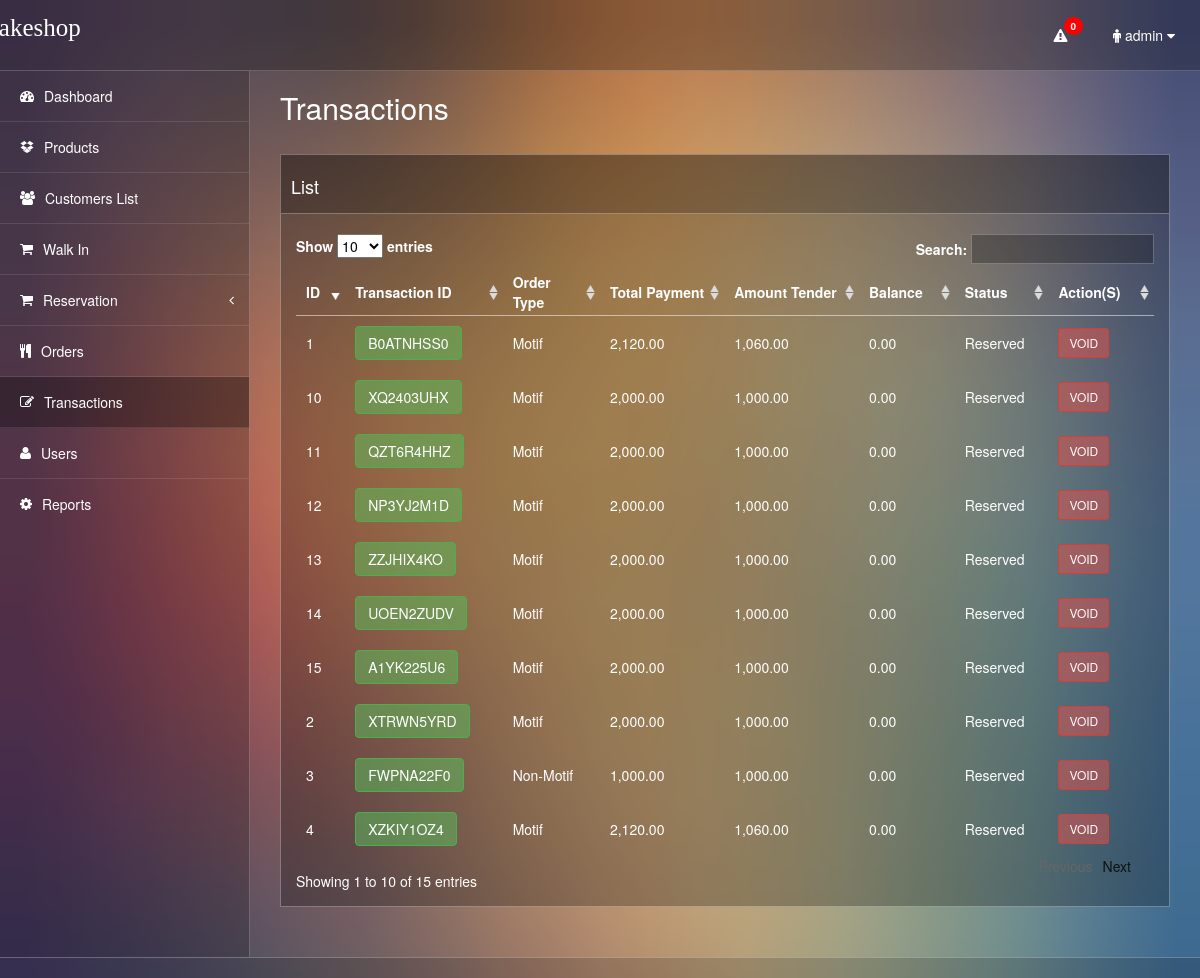
Page /transactions.php (signed in) on the committed database.
### tables this page shows
CREATE TABLE `tbl_transactions` (
  `id` int(11) NOT NULL,
  `transaction_id` varchar(30) NOT NULL,
  `customer_name` varchar(40) NOT NULL,
  `user_name` varchar(30) NOT NULL,
  `order_type` varchar(30) NOT NULL,
  `claimdate` date NOT NULL,
  `date_trans` date NOT NULL,
  `total_payment` float(15,2) NOT NULL,
  `balance` float(15,2) NOT NULL,
  `amount_tender` float(15,2) NOT NULL,
  `status` varchar(30) NOT NULL,
  `time1` timestamp NOT NULL DEFAULT CURRENT_TIMESTAMP ON UPDATE CURRENT_TIMESTAMP
);

### transactions.php (the view, shortened to what this page needs)
<?php
include 'connection.php';
?>
<!DOCTYPE html>
<html>
<head>
<link href="css/bootstrap.css" rel="stylesheet" media="screen">
<link href="css/thin-admin.css" rel="stylesheet" media="screen">
<link href="css/font-awesome.css" rel="stylesheet" media="screen">
<link href="style/style.css" rel="stylesheet">
<link href="style/dashboard.css" rel="stylesheet">
<link href="font-awesome-4.0.3/css/font-awesome.min.css" rel="stylesheet" media="screen">
<link href="css/demo_page.css" rel="stylesheet">
<link href="css/demo_table.css" rel="stylesheet">
</head>
<body>
<?php
  include 'header.php';
?>
<div class="wrapper">
  <div class="left-nav">
     <div id="side-nav">
 <?php
          switch ($_SESSION['type'])
          {
            case 'default':
              include 'admin.php';
              break;
          }
      ?>
    </div>
  </div>
  <div class="page-content">
    <div class="content container">
      <div class="row">
        <div class="col-lg-12">
          <h2 class="page-title">Transactions</h2>
        </div>
      </div>
      <div class="row">
        <div class="col-lg-12">
          <div class="widget">
            <div class="widget-header">
            <h3>List</h3>
            </div>
            <div class="widget-content">
<div class="example_alt_pagination">
      <div id="container">
  <div id="demo">
    <table cellpadding="0" cellspacing="0" border="0" class="display" id="example">
      <thead>
        <tr>
          <th>ID</th>
          <th>Transaction ID</th>
          <th class="hidden-xs">Order Type</th>
          <th class="hidden-xs">Total Payment</th>
          <th>Amount Tender</th>
          <th>Balance</th>
          <th>Status</th>
          <th>Action(S)</th>
          </tr>
        </thead>
      <tbody>
        <?php
        $getcustomers = $dbConn->query("SELECT * FROM tbl_transactions ORDER BY time1 DESC ");
        while ($row = $getcustomers->fetch(PDO::FETCH_ASSOC)) {
        ?>
        <TR>
          <td ><?php echo $row['id'];?></td>
          <td><a href="receipt.php?id=<?php echo $row['transaction_id'];?>" target="_blank" class="btn btn-success"><?php echo $row['transaction_id'];?></a></td>
          <td><?php echo $row['order_type'];?></td>
          <td><?php echo number_format($row['total_payment'],2);?></td>
          <td><?php echo number_format($row['amount_tender'],2);?></td>
          <td><?php echo number_format($row['balance'],2);?></td>
          <td><?php echo $row['status'];?></td>
          <td>
          <?php
          if($_SESSION['type'] == 'admin' || $_SESSION['type'] == 'manager' || $_SESSION['type'] == 'default')
          {
          ?>
          <button class="btn btn-danger btn-sm" data-target="#edit<?php echo $row['id'];?>" data-toggle="modal">VOID</button>
          <?php } else { echo 'NONE';}?></td>
        </TR>
        <?php
      }
        ?>
        </tbody>
  </table>
    </div>
        </div>
    </div>
            </div>
          </div>
        </div>
      </div>
    </div>
  </div>
</div>
<div class="bottom-nav footer">  </div>
<link href="assets/switcher/switcher.css" rel="stylesheet">
<link href="assets/switcher/switcher-defult.css" rel="stylesheet">
<link rel="alternate stylesheet" type="text/css" href="assets/switcher/a.css" title="a" media="all" />
</body>
</html>

### css/thin-admin.css (style rules this page uses)
body { background-color: #54364a; background-size: cover; background-image:url(../images/a.jpg); }
.footer { background-color: rgba(0, 0, 0, 0.15); padding: 10px; color: #fff; }
.left-nav { background-color: rgba(0, 0, 0, 0.20); color: #FFF; display: table-cell; float: none!important; vertical-align:top; }
.page-content { color: #FFF; padding: 20px 30px; display: table-cell; float: none!important; }
.wrapper { display: table; width: 100%; }
.bottom-nav { width: 100%; border-top: 1px solid rgba(255,255,255, 0.25); }
.container { max-width: none !important; padding: 0; }
@media (min-width:320px) { .left-nav { float: none!important; width: 150px; vertical-align:top; } }
@media (min-width:320px) { .page-title { margin: 0px !important; } }
@media (min-width:481px) { .left-nav { float: none!important; width: 150px; vertical-align:top; } }
@media (min-width:481px) { .page-title { margin: 0px !important; } }
@media (min-width:641px) { .left-nav { float: none!important; width: 150px; border-right: 1px solid rgba(255,255,255, 0.2); vertical-align:top; } }
@media (min-width:961px) { .left-nav { float: none!important; width: 250px; vertical-align:top; } }
@media (min-width:1025px) { .left-nav { float: none!important; width: 250px; vertical-align:top; } }
.page-title { margin: -30px 0 0; padding: 0 0 30px; }

### style/style.css (style rules this page uses)
.widget { position: relative; clear: both; padding-bottom: 30px; width: auto; overflow: hidden; }
.widget-header { position: relative; height: 60px; line-height: 40px; background-color: rgba(0, 0, 0, 0.40); border: 1px solid rgba(255,255,255, 0.3); }
.widget-header h3 { position: relative; top: 2px; left: 10px; display: inline-block; margin-right: 3em; font-size: 18px; font-weight: 300; color: #fff; line-height: 18px; }
.widget-content { padding: 20px 15px 15px; background-color: rgba(0, 0, 0, 0.25); border: 1px solid rgba(255,255,255, 0.3); }
.widget-header+.widget-content { border-top: none; -webkit-border-top-left-radius: 0; -webkit-border-top-right-radius: 0; -moz-border-radius-topleft: 0; -moz-border-radius-topright: 0; border-top-left-radius: 0; border-top-right-radius: 0; }
.widget-content:before, .widget-content:after { content: ""; display: table; }
.widget-content:after { clear: both; }
.widget-content { zoom: 1; }

### css/demo_table.css (style rules this page uses)
table.display { margin: 0 auto; clear: both; width: 100%; }
table.display thead th { padding: 3px 18px 3px 10px; border-bottom: 1px solid rgba(255,255,255, 0.3); font-weight: bold; cursor: pointer; * cursor: hand; }
table.display td { padding: 10px; }
.sorting_asc { background: url(../img/sort_desc.png) no-repeat center right; }
.sorting { background: url('../img/sort_both.png') no-repeat center right; }
tr.odd { background-color: rgba(0, 0, 0, 0); }
tr.even { background-color: rgba(0, 0, 0, 0); }
tr.odd td.sorting_1 { background-color: transparent; }
tr.even td.sorting_1 { background-color: transparent; }

### assets/switcher/a.css (style rules this page uses)
body { background-color: #54364a; background-size: cover; background-image:url(../../images/a.jpg); }

### rows in the picture
tbl_transactions: id "3", transaction "FWPNA22F0", order_type "Non-Motif", total_payment "1,000.00", amount_tender "1,000.00", balance "0.00", status "Reserved"
tbl_transactions: id "15", transaction "A1YK225U6", order_type "Motif", total_payment "2,000.00", amount_tender "1,000.00", balance "0.00", status "Reserved"
tbl_transactions: id "14", transaction "UOEN2ZUDV", order_type "Motif", total_payment "2,000.00", amount_tender "1,000.00", balance "0.00", status "Reserved"
tbl_transactions: id "13", transaction "ZZJHIX4KO", order_type "Motif", total_payment "2,000.00", amount_tender "1,000.00", balance "0.00", status "Reserved"
tbl_transactions: id "12", transaction "NP3YJ2M1D", order_type "Motif", total_payment "2,000.00", amount_tender "1,000.00", balance "0.00", status "Reserved"
tbl_transactions: id "11", transaction "QZT6R4HHZ", order_type "Motif", total_payment "2,000.00", amount_tender "1,000.00", balance "0.00", status "Reserved"
tbl_transactions: id "10", transaction "XQ2403UHX", order_type "Motif", total_payment "2,000.00", amount_tender "1,000.00", balance "0.00", status "Reserved"
tbl_transactions: id "4", transaction "XZKIY1OZ4", order_type "Motif", total_payment "2,120.00", amount_tender "1,060.00", balance "0.00", status "Reserved"
tbl_transactions: id "2", transaction "XTRWN5YRD", order_type "Motif", total_payment "2,000.00", amount_tender "1,000.00", balance "0.00", status "Reserved"
tbl_transactions: id "1", transaction "B0ATNHSS0", order_type "Motif", total_payment "2,120.00", amount_tender "1,060.00", balance "0.00", status "Reserved"

### other values in the picture
$getcount->rowCount() "0"
$_SESSION['fullname'] "admin"
